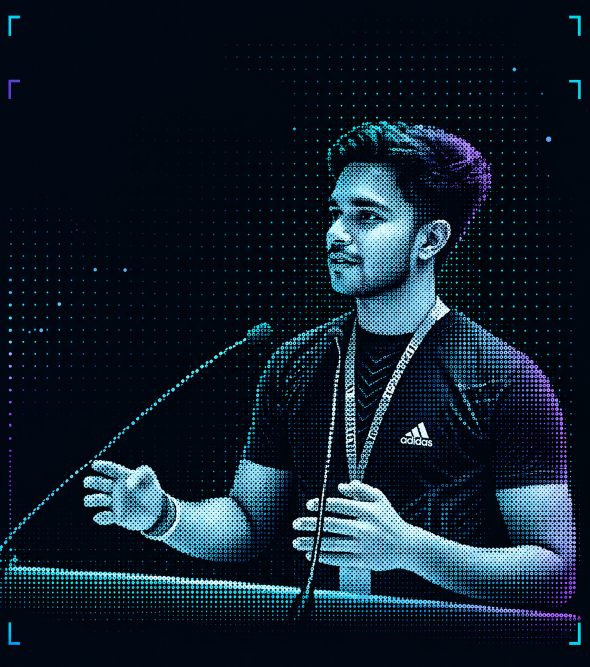
#> input picture profile.png, 1179 x 1334 px (shown at 1/2 size)
$ python generate_banner.py
#> lines starting #> are read from the running program, lines starting #| are printed output that depends on the picture; after the words box and inside, x2 and y2 are one past the last pixel; in counts of white or black regions, pixels touching at a corner belong together
import os
from PIL import Image, ImageFilter, ImageOps
import numpy as np

def generate_banner(is_dark=True):
    # Palette definition
#> called with is_dark = True
    if is_dark:
        bg_color = "#0A101F"
        terminal_bg = "#060B14"
        border_color = "#1E293B"
        title_color = "#94A3B8"
        chrome_color = "#22D3EE"
        portrait_color = "#A78BFA"
        accent_color = "#10B981"
        text_label_color = "#64748B"
        text_val_color = "#F8FAFC"
        dots_leader_color = "#1E293B"
        pill_bg = "#1E1B4B"
        pill_text = "#A78BFA"
        status_bg = "#064E3B"
    else:
        bg_color = "#F8FAFC"
        terminal_bg = "#FFFFFF"
        border_color = "#E2E8F0"
        title_color = "#475569"
        chrome_color = "#0891B2"
        portrait_color = "#7C3AED"
        accent_color = "#059669"
        text_label_color = "#64748B"
        text_val_color = "#0F172A"
        dots_leader_color = "#CBD5E1"
        pill_bg = "#EDE9FE"
        pill_text = "#6D28D9"
        status_bg = "#D1FAE5"

    # 1. Process portrait from profile.png
    img_path = "profile.png"
    portrait_svg_paths = ""

    if os.path.exists(img_path):
        img = Image.open(img_path)
#> img is the input picture: PIL image 1179x1334 RGB; mean R, G, B 14.3, 31, 44.1
        # Convert to grayscale
        gray = img.convert("L")
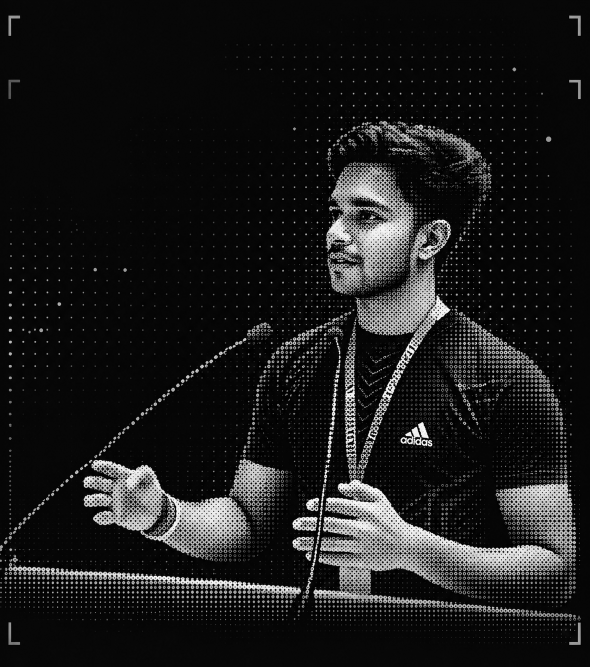
#> gray: PIL image 1179x1334 L (shown at 1/2 size); min 0, max 255, mean 27.5

        # Target grid: 250 x 285 to keep SVG snappy and under 800KB
        target_w, target_h = 240, 272
        gray_resized = gray.resize((target_w, target_h), Image.Resampling.LANCZOS)
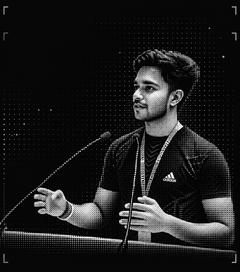
#> gray_resized: PIL image 240x272 L; min 0, max 255, mean 27.6

        # Contrast & sharpness adjustment as per Master Prompt
        # Autocontrast + unsharp mask
        gray_adjusted = ImageOps.autocontrast(gray_resized, cutoff=1)
        gray_adjusted = gray_adjusted.filter(ImageFilter.UnsharpMask(radius=2, percent=130))
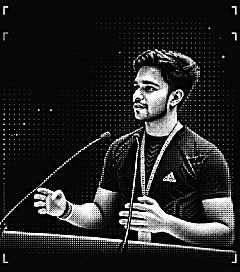
#> gray_adjusted: PIL image 240x272 L; min 0, max 255, mean 35.8

        # Mask out background (pixels close to dark navy)
        rgb_arr = np.array(img.resize((target_w, target_h), Image.Resampling.LANCZOS))
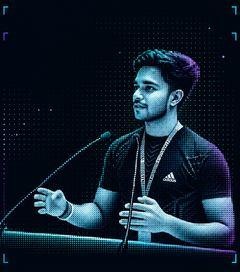
#> rgb_arr: shape (272, 240, 3); mean R, G, B 14.4, 31.2, 44.2
        is_bg = (rgb_arr[:, :, 0] < 22) & (rgb_arr[:, :, 1] < 32) & (rgb_arr[:, :, 2] < 45)
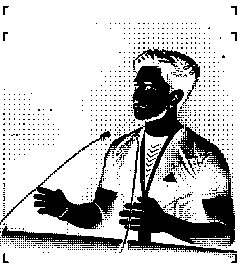
#> is_bg: shape (272, 240) bool; 77.7% white; 1023 black regions (1012 under 20 px), largest, box (x1, y1, x2, y2) and area: (0, 66, 237, 253) 11761, (133, 47, 200, 106) 666, (171, 149, 192, 175) 132

        # Floyd-Steinberg dither (1-bit)
        dithered = gray_adjusted.convert("1", dither=Image.Dither.FLOYDSTEINBERG)
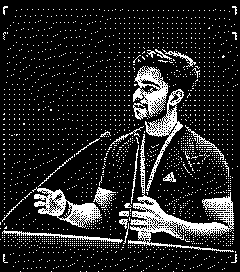
#> dithered: PIL image 240x272 1; 13.9% white in thin lines or dots
        dither_arr = np.array(dithered) # True = bright, False = dark

        if is_dark:
            # In dark mode: lit subject = dots (bright pixels, excluding background)
            target_dots = dither_arr & (~is_bg)
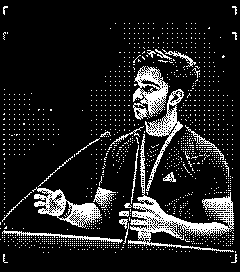
#> target_dots: shape (272, 240) bool; 12.7% white in thin lines or dots
        else:
            # In light mode: subject rendered with deep purple dots against clean background
            # Within the subject mask, darker tones or key facial contours are drawn
            target_dots = dither_arr & (~is_bg)

        # Map to SVG coordinates within portrait frame:
        # Frame is at x=45, y=70, w=380, h=490
        # Portrait inner box: x=55, y=100, w=360, h=440
        x_offset = 55
        y_offset = 100
        step_x = 360.0 / target_w
        step_y = 440.0 / target_h

        path_cmds = []
        for r in range(target_h):
            for c in range(target_w):
                if target_dots[r, c]:
                    # Draw a crisp square dot
                    x = x_offset + c * step_x
                    y = y_offset + r * step_y
                    path_cmds.append(f"M{x:.1f},{y:.1f}h1.2v1.2h-1.2Z")

        dot_path_str = "".join(path_cmds)
        portrait_svg_paths = f'<path d="{dot_path_str}" fill="{portrait_color}" shape-rendering="crispEdges"/>'

    # Dotted leaders & metadata rows
    rows = [
        ("Subject", "Sahil Singh"),
        ("Role", "Generative AI Engineer"),
        ("Origin", "Chennai, Tamil Nadu, IN"),
        ("Education", "B.Tech CSE (VIT) · B.S. Data Science (IITM)"),
        ("Status", "Building + Learning + Shipping"),
        ("ToolChain", "PyTorch · LangChain · Docker · Git · Linux"),
        ("Core.Lang", "Python · Java · TypeScript · C++ · SQL · R"),
        ("Core.AI", "LLMs · RAG · Agents · Fine-Tuning · LLMOps"),
        ("Core.Backend", "FastAPI · REST APIs · Node.js"),
        ("Core.Database", "Qdrant · PostgreSQL · FAISS · ChromaDB"),
        ("Core.Infra", "Docker · GitHub Actions · AWS · GCP"),
        ("Grid.Focus", "Quantum ML · Neural Networks · Evaluation"),
        ("Grid.Mail", "singhsahil2910@gmail.com"),
        ("Grid.LinkedIn", "in/sahil-singh-4554a3339"),
        ("Grid.GitHub", "@axiomaticVezper"),
    ]

    # Generate rows SVG
    row_start_y = 115
    row_height = 29
    rows_svg = []

    # Leader dots line calculation
    for i, (label, val) in enumerate(rows):
        y = row_start_y + i * row_height
        label_x = 485
        # compute approx length to generate clean dotted leader
        dots_start_x = label_x + len(label) * 8.5 + 14
        dots_end_x = 1130 - len(val) * 8.2 - 14

        # Leader line with svg dasharray
        leader_svg = f'<line x1="{dots_start_x:.0f}" y1="{y-4}" x2="{dots_end_x:.0f}" y2="{y-4}" stroke="{dots_leader_color}" stroke-width="1.5" stroke-dasharray="2,6"/>'

        label_svg = f'<text x="{label_x}" y="{y}" fill="{text_label_color}" font-family="ui-monospace, SFMono-Regular, Menlo, Monaco, Consolas, monospace" font-size="13" font-weight="600">{label}</text>'
        val_svg = f'<text x="1135" y="{y}" text-anchor="end" fill="{text_val_color}" font-family="ui-monospace, SFMono-Regular, Menlo, Monaco, Consolas, monospace" font-size="13">{val}</text>'
        rows_svg.append(f"{label_svg}\n    {leader_svg}\n    {val_svg}")

    all_rows = "\n    ".join(rows_svg)

    svg_content = f"""<svg xmlns="http://www.w3.org/2000/svg" viewBox="0 0 1180 610" width="1180" height="610">
  <defs>
    <linearGradient id="chromeGrad" x1="0%" y1="0%" x2="100%" y2="0%">
      <stop offset="0%" stop-color="{chrome_color}" />
      <stop offset="100%" stop-color="{portrait_color}" />
    </linearGradient>
    <radialGradient id="particleGlow" cx="50%" cy="50%" r="50%">
      <stop offset="0%" stop-color="{chrome_color}" stop-opacity="0.6"/>
      <stop offset="100%" stop-color="{chrome_color}" stop-opacity="0"/>
    </radialGradient>
  </defs>

  <!-- Outer Canvas -->
  <rect width="1180" height="610" rx="14" fill="{bg_color}" />

  <!-- Terminal Window Container -->
  <rect x="15" y="15" width="1150" height="580" rx="10" fill="{terminal_bg}" stroke="{border_color}" stroke-width="1.5" />

  <!-- Window Header Bar -->
  <line x1="15" y1="52" x2="1165" y2="52" stroke="{border_color}" stroke-width="1.5" />

  <!-- Window Controls -->
  <circle cx="38" cy="33" r="5" fill="#EF4444" />
  <circle cx="56" cy="33" r="5" fill="#F59E0B" />
  <circle cx="74" cy="33" r="5" fill="#10B981" />

  <!-- Terminal Title -->
  <text x="100" y="38" fill="{title_color}" font-family="ui-monospace, SFMono-Regular, Menlo, Monaco, Consolas, monospace" font-size="13" font-weight="500">profile.sh --live</text>

  <!-- LIVE Pulse Badge -->
  <g transform="translate(940, 24)">
    <rect width="70" height="20" rx="10" fill="{status_bg}" />
    <circle cx="12" cy="10" r="4" fill="#EF4444">
      <animate attributeName="opacity" values="1;0.2;1" dur="1.4s" repeatCount="indefinite" />
    </circle>
    <text x="24" y="14" fill="{accent_color}" font-family="ui-monospace, monospace" font-size="11" font-weight="700">LIVE</text>
  </g>

  <!-- Handle Pill -->
  <g transform="translate(1022, 24)">
    <rect width="130" height="20" rx="10" fill="{pill_bg}" />
    <text x="65" y="14" text-anchor="middle" fill="{pill_text}" font-family="ui-monospace, monospace" font-size="11" font-weight="600">@axiomaticVezper</text>
  </g>

  <!-- LEFT PANEL: VISUAL.MAP (Portrait Frame) -->
  <rect x="42" y="68" width="395" height="505" rx="8" fill="none" stroke="{border_color}" stroke-width="1.2" stroke-dasharray="4,4" />

  <!-- Panel Corner Accents -->
  <path d="M42,82 V68 H56" stroke="{chrome_color}" stroke-width="2" fill="none" />
  <path d="M423,82 V68 H409" stroke="{chrome_color}" stroke-width="2" fill="none" />
  <path d="M42,559 V573 H56" stroke="{chrome_color}" stroke-width="2" fill="none" />
  <path d="M423,559 V573 H409" stroke="{chrome_color}" stroke-width="2" fill="none" />

  <!-- Left Header -->
  <text x="56" y="88" fill="{chrome_color}" font-family="ui-monospace, monospace" font-size="12" font-weight="700" letter-spacing="1.5">VISUAL.MAP</text>
  <text x="375" y="88" fill="{title_color}" font-family="ui-monospace, monospace" font-size="11">DITHER_v2</text>

  <!-- Dithered Portrait Dots -->
  <g id="portrait-layer">
    {portrait_svg_paths}
  </g>

  <!-- Quantum / Neural Symbol Overlay Glow in bottom-left corner of frame -->
  <g transform="translate(70, 520)" opacity="0.85">
    <circle cx="15" cy="15" r="14" fill="none" stroke="{chrome_color}" stroke-width="1" stroke-dasharray="3,3">
      <animateTransform attributeName="transform" type="rotate" from="0 15 15" to="360 15 15" dur="12s" repeatCount="indefinite"/>
    </circle>
    <ellipse cx="15" cy="15" rx="14" ry="5" fill="none" stroke="{portrait_color}" stroke-width="1">
      <animateTransform attributeName="transform" type="rotate" from="45 15 15" to="405 15 15" dur="8s" repeatCount="indefinite"/>
    </ellipse>
    <circle cx="15" cy="15" r="2.5" fill="{accent_color}"/>
    <text x="38" y="19" fill="{title_color}" font-family="ui-monospace, monospace" font-size="10" letter-spacing="1">QUANTUM-NEURAL KERNEL</text>
  </g>

  <!-- RIGHT PANEL: SYSTEM.INFO -->
  <!-- Right Header -->
  <text x="485" y="88" fill="{chrome_color}" font-family="ui-monospace, monospace" font-size="13" font-weight="700" letter-spacing="1.5">SYSTEM.INFO</text>
  <line x1="485" y1="96" x2="1135" y2="96" stroke="{border_color}" stroke-width="1" />

  <!-- System Info Dotted Leader Rows -->
  <g id="info-rows">
    {all_rows}
  </g>

  <!-- Bottom Accent / Terminal Status Line -->
  <line x1="485" y1="565" x2="1135" y2="565" stroke="{border_color}" stroke-width="1" />
  <circle cx="492" cy="578" r="3" fill="{accent_color}" />
  <text x="502" y="582" fill="{title_color}" font-family="ui-monospace, monospace" font-size="11">KERNEL: ONLINE · LATENCY: 12ms · INTEGRITY: 100% · SECURE</text>
</svg>
"""
    return svg_content

if __name__ == "__main__":
    print("Generating dark.svg...")
    dark_svg = generate_banner(is_dark=True)
    with open("dark.svg", "w", encoding="utf-8") as f:
        f.write(dark_svg)
    print(f"dark.svg written ({len(dark_svg)/1024:.1f} KB)")

    print("Generating light.svg...")
    light_svg = generate_banner(is_dark=False)
    with open("light.svg", "w", encoding="utf-8") as f:
        f.write(light_svg)
    print(f"light.svg written ({len(light_svg)/1024:.1f} KB)")
    print("Done!")
